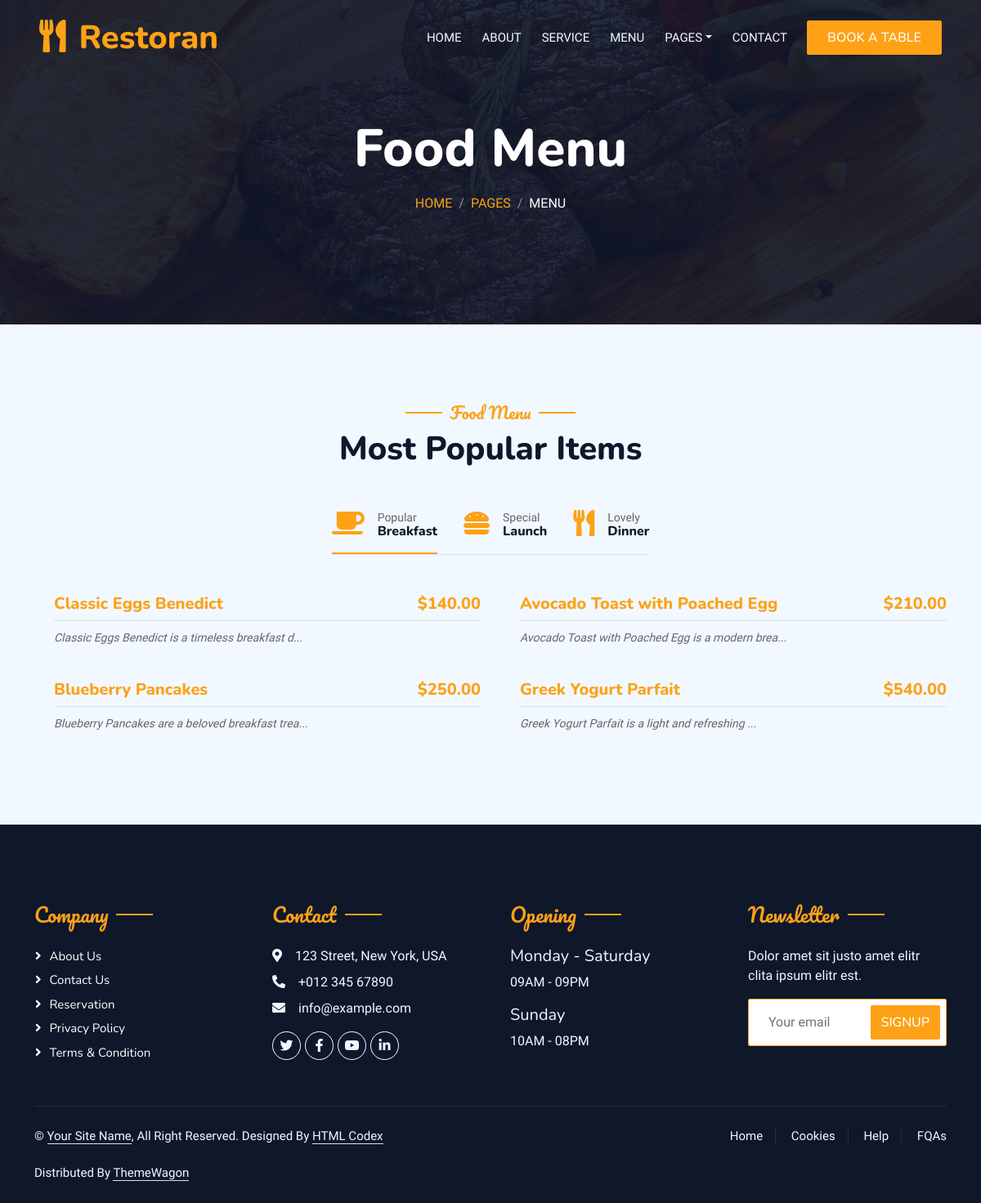
Before: /break-first/ with the older database file.
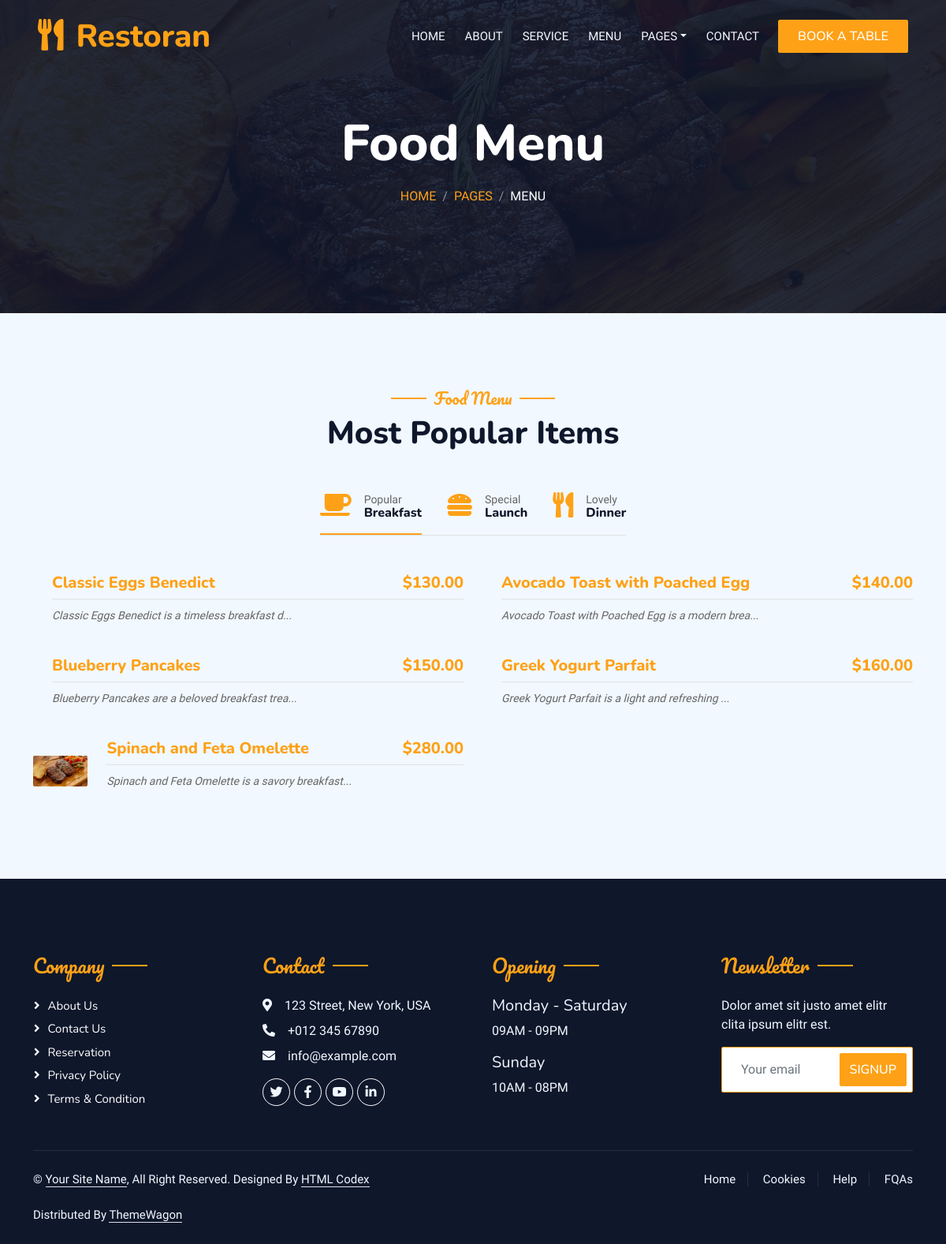
After: the same page with the newer database file.
### menue/models.py (models this page shows, shortened)
class Item(models.Model):
  name = models.CharField(max_length=300)
  description = HTMLField()
  price = models.DecimalField(max_digits=5,decimal_places=2)
  image = models.ImageField(upload_to='items')
  period = models.CharField(max_length=10,choices=PERIOD_CHOICES)
  slug = AutoSlugField(populate_from='name')
  created = models.DateTimeField(auto_now_add=True)

### menue/views.py (the view)
# urls.py: path('break-first/', break_fist_item, name='break-first'),
def break_fist_item(request):
  break_first = Item.objects.filter(period='BREAK_FIST')
  context ={
    'items':break_first
  }
  return render(request, 'break_fist.html', context)

### menue/templates/break_fist.html (shortened to what the changed rows need)
{% extends "base.html" %}
{% load static %}
{% block content %}
        <div class="container-xxl position-relative p-0">
            <nav class="navbar navbar-expand-lg navbar-dark bg-dark px-4 px-lg-5 py-3 py-lg-0">
                <a href="{% url 'home' %}" class="navbar-brand p-0">
                    <h1 class="text-primary m-0"><i class="fa fa-utensils me-3"></i>Restoran</h1>
                </a>
            </nav>
            <div class="container-xxl py-5 bg-dark hero-header mb-5">
                <div class="container text-center my-5 pt-5 pb-4">
                    <h1 class="display-3 text-white mb-3 animated slideInDown">Food Menu</h1>
                </div>
            </div>
        </div>
        <div class="container-xxl py-5">
            <div class="container">
                <div class="text-center wow fadeInUp" data-wow-delay="0.1s">
                    <h1 class="mb-5">Most Popular Items</h1>
                </div>
                <div class="tab-class text-center wow fadeInUp" data-wow-delay="0.1s">
                    <div class="tab-content">
                        <div id="tab-1" class="tab-pane fade show p-0 active">
                            <div class="row g-4">
                            {% for item in items %}
                            <div class="col-lg-6">
                                    <div class="d-flex align-items-center">
                                        <a href="{% url 'detail' item.slug %}">
                                            <img class="flex-shrink-0 img-fluid rounded" src="{{ item.image.url }}" alt="" style="width: 80px;">
                                        </a>
                                        <div class="w-100 d-flex flex-column text-start ps-4">
                                            <h5 class="d-flex justify-content-between border-bottom pb-2">
                                                <a href="{% url 'detail' item.slug %}"><span>{{item.name}}</span></a>
                                                <span class="text-primary">${{item.price}} </span>
                                            </h5>
                                            <small class="fst-italic">{{item.description | slice:50 |safe}}... </small>
                                        </div>
                                    </div>
                                </div>
                            {% endfor %}
                            </div>
                        </div>
                    </div>
                </div>
            </div>
        </div>
{% endblock content %}

Changed rows visible on the page:
changed Item "Classic Eggs Benedict": price "140.00" → "130.00"
changed Item "Avocado Toast with Poached Egg": price "210.00" → "140.00"
changed Item "Blueberry Pancakes": price "250.00" → "150.00"
changed Item "Greek Yogurt Parfait": price "540.00" → "160.00"
added Item: image (picture), name "Spinach and Feta Omelette", price "280.00", description "Spinach and Feta Omelette is a savory breakfast"
